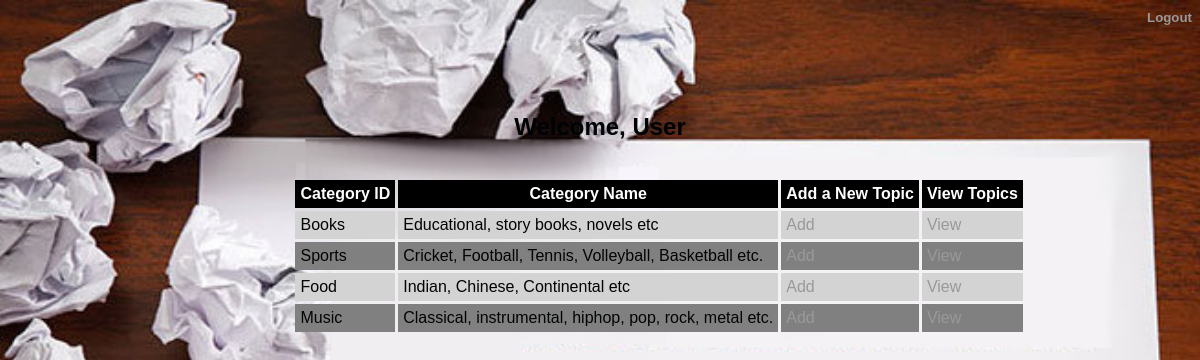
Screenshot of /user.php with the database file from the repository.
### tables this page shows
CREATE TABLE IF NOT EXISTS `category` (
  `C_Name` varchar(255) NOT NULL,
  `C_ID` int(11) NOT NULL,
  `C_Desc` varchar(255) NOT NULL
);

### user.php (the view)
<html>
<head><title>Welocome-User</title>
<link href="style.css" rel="stylesheet" title="Style" />
<body>
<a href="login.html"><h5 align="right">Logout</h5></a>
<table align="center" cellspacing=3 align=center cellpadding=5 style="padding-left: 10%; padding-top: 1%;">
        <tr style="background-color: black; color: white;"><th>Category ID</th><th>Category Name</th><th>Add a New Topic</th><th>View Topics</th></tr>
<?php
$link=mysqli_connect("localhost","root","","DiscussionForum");
echo "<h2 align=center style='padding-top: 5%;'>Welcome, User</h2>";
$qry="select * from category";
$resultset=mysqli_query($link,$qry);
$count=0;
while($res=mysqli_fetch_row($resultset))
{
    if($count%2==0)
        echo "<tr style=background-color:lightgrey;><td>$res[0]</td><td>$res[2]</td><td><a href=topicforum.php?cid=$res[1]>Add</a></td><td><a href=showtopic.php?tid=$res[1]>View</a></td></tr>";
    else
        echo "<tr style=background-color:grey;><td>$res[0]</td><td>$res[2]</td><td><a href=topicforum.php?cid=$res[1]>Add</a></td><td><a href=showtopic.php?tid=$res[1]>View</a></td></tr>";
    $count++;
}
?>
</table></body></head></html>

### style.css (style rules this page uses)
body { background: url('Images/3.jpg') no-repeat center center fixed; -webkit-background-size: cover; -moz-background-size: cover; -o-background-size: cover; background-size: cover; color: #000305; font-size: 100%; font-family: Arial, 'Lucida Sans Unicode'; line-height: 1.5; text-align: justify; }
a { color: #999999; text-decoration: none; text-align: center; }

### rows the page displays
category: C_Name "Books", C_Desc "Educational, story books, novels etc"
category: C_Name "Sports", C_Desc "Cricket, Football, Tennis, Volleyball, Basketball etc."
category: C_Name "Food", C_Desc "Indian, Chinese, Continental etc"
category: C_Name "Music", C_Desc "Classical, instrumental, hiphop, pop, rock, metal etc."
